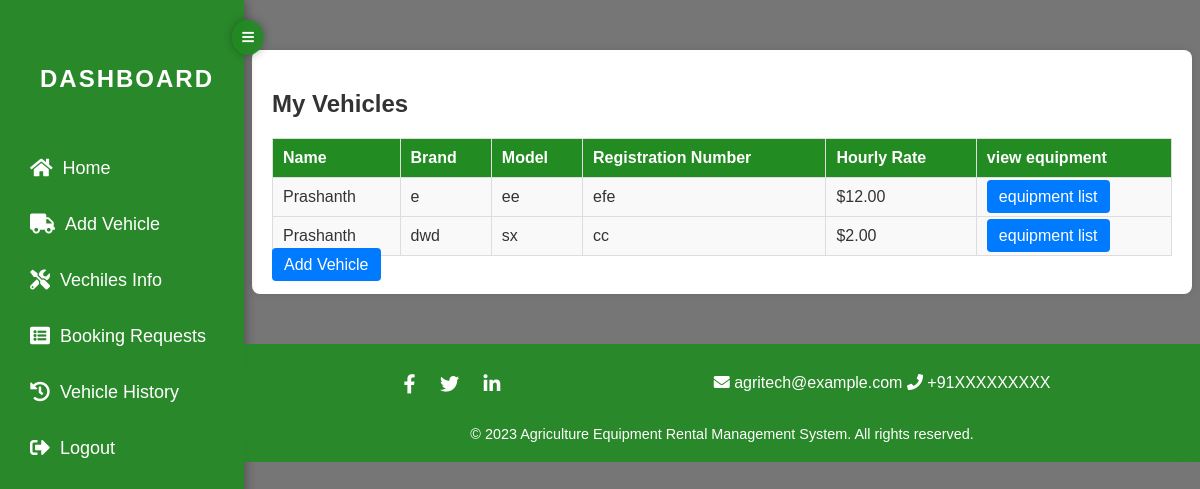
/vehicle-list (signed in), run on the app's committed database.
### application/models.py (models this page shows, shortened)
class Vehicle(models.Model):
    name = models.CharField(max_length=100)
    brand = models.CharField(max_length=50)
    model = models.CharField(max_length=50)
    registration_number = models.CharField(max_length=50, unique=True)
    availability_status = models.BooleanField(default=True)
    daily_rate = models.DecimalField(max_digits=10, decimal_places=2)
    owner = models.ForeignKey(User, on_delete=models.CASCADE)  # Linking to owner
    created_at = models.DateTimeField(auto_now_add=True)

### application/views.py (the view)
# urls.py: path('vehicle-list',views.vehicle_list,name='vehicle_list'),
@login_required
def vehicle_list(request):
    user=request.user
    if user.is_staff:
        vehicles = Vehicle.objects.filter(owner=request.user)
    else:
        vehicles = Vehicle.objects.all()
    return render(request, 'vehicle_list.html', {'vehicles': vehicles})

### template/vehicle_list.html (shortened to what this page needs)
{% extends 'base.html' %}
{% load static %}
{% block main %}
<div class="container">
    <h2 class="text-center">{% if user.is_staff %}My {% endif %}Vehicles</h2>
    {% if vehicles %}
        <table class="table">
            <thead>
                <tr>
                    <th>Name</th>
                    <th>Brand</th>
                    <th>Model</th>
                    <th>Registration Number</th>
                    <th>Hourly Rate</th>
                    {% if user.is_staff %}
                    <th>view equipment</th>
                    {% else %}
                    <th>Book</th>
                    {% endif %}
                </tr>
            </thead>
            <tbody>
                {% for vehicle in vehicles %}
                <tr>
                    <td>{{ vehicle.name }}</td>
                    <td>{{ vehicle.brand }}</td>
                    <td>{{ vehicle.model }}</td>
                    <td>{{ vehicle.registration_number }}</td>
                    <td>${{ vehicle.daily_rate }}</td>
                    {% if user.is_staff %}
                    <td ><a href="{% url 'equipment_list' pk=vehicle.id %}" class="btn btn-primary">equipment list</a></td>
                    {% else %}
                    <td ><a href="{% url 'equipment_list' pk=vehicle.id %}" class="btn btn-primary">Book</a></td>
                    {% endif %}
                </tr>
                {% endfor %}
            </tbody>
        </table>
    {% else %}
        <p class="text-center">No vehicles added yet.</p>
    {% endif %}
    {% if user.is_staff %}
    <div class="text-center">
        <a href="{% url 'addvechile' %}" class="btn btn-primary">Add Vehicle</a>
    </div>
    {% endif %}
</div>
{% endblock %}

### template/base.html (shortened to what this page needs)
<!DOCTYPE html>
<html lang="en">
<head>
  <link rel="stylesheet" href="https://cdnjs.cloudflare.com/ajax/libs/font-awesome/5.15.4/css/all.min.css">
</head>
<body>
  <div class="dashboard-container">
    <div class="sidebar" id="sidebar">
      <button class="toggle-btn" id="toggle-btn">
        <i class="fas fa-bars"></i>
      </button>
      <ul>
        <li><a ><h2 class="nav-text">{% if user.is_authenticated %}Dashboard{% else %}Welcome{% endif %}</h2></a></li>
        <li><a href="/"><i class="fas fa-home"></i><span class="nav-text">Home</span></a></li>
        {% if user.is_authenticated %}
        {% if user.is_staff %}
          <li><a href="{% url 'addvechile' %}"><i class="fas fa-truck"></i><span class="nav-text">Add Vehicle</span></a></li>
          <li><a href="{% url 'vehicle_list' %}"><i class="fas fa-tools"></i><span class="nav-text">Vechiles Info</span></a></li>
          <li><a href="{% url 'view_bookings' %}"><i class="fas fa-list-alt"></i><span class="nav-text">Booking Requests</span></a></li>
          <li><a href="{% url 'confirm_list' %}"><i class="fas fa-history"></i><span class="nav-text">Vehicle History</span></a></li>
        {% else %}
          <li><a href="{% url 'vehicle_list' %}"><i class="fas fa-tractor"></i><span class="nav-text">Check Vehicles</span></a></li>
          <li><a href="{% url  'view_bookings' %}"><i class="fas fa-info-circle"></i><span class="nav-text">Booking Status</span></a></li>
        {% endif %}
        <li><a href="logout"><i class="fas fa-sign-out-alt"></i><span class="nav-text">Logout</span></a></li>
      {% else %}
        <li><a href="register"><i class="fas fa-user-plus"></i><span class="nav-text">Register</span></a></li>
        <li><a href="login"><i class="fas fa-sign-in-alt"></i><span class="nav-text">Login</span></a></li>
      {% endif %}
      </ul>
    </div>
    <div style="overflow-y:scroll;height:100vh;width:100%">
        <div >
            <div>
                {% block main %}{% endblock %}
            </div>
            <footer>
                <div class="footer-content">
                  <div class="social-links">
                    <a href="#"><i class="fab fa-facebook-f"></i></a>
                    <a href="#"><i class="fab fa-twitter"></i></a>
                    <a href="#"><i class="fab fa-linkedin-in"></i></a>
                  </div>
                  <div class="contact-info">
                    <a href="mailto:info@example.com"><i class="fas fa-envelope"></i> agritech@example.com</a>
                    <span><i class="fas fa-phone"></i> +91XXXXXXXXX</span>
                  </div>
                </div>
                <div class="footer-bottom">
                  &copy; 2023 Agriculture Equipment Rental Management System. All rights reserved.
                </div>
              </footer>
        </div>
    </div>
  </div>
</body>
</html>

### template/base.html (style rules this page uses)
body { font-family: 'Arial', sans-serif; margin: 0; padding: 0; background-image: url('https://images.unsplash.com/photo-1464226184884-fa280b87c399?ixlib=rb-1.2.1&auto=format&fit=crop&w=1950&q=80'); background-position: center; background-size: cover; background-repeat: no-repeat; color: #333; min-height: 100vh; position: relative; }
body::before { content: ''; position: absolute; top: 0; left: 0; width: 100%; height: 100%; background: rgba(61, 60, 60, 0.7); z-index: 0; }
body > * { position: relative; z-index: 1; }
.dashboard-container { display: flex; height: 100vh; }
.sidebar { width: 250px; background-color: rgba(34, 139, 34, 0.9); backdrop-filter: blur(10px); padding: 20px; box-shadow: 2px 0 10px rgba(0, 0, 0, 0.3); transition: width 0.3s ease-in-out; }
.sidebar h2 { color: #fff; font-size: 24px; font-family: 'Montserrat', sans-serif; text-align: center; margin-bottom: 30px; text-transform: uppercase; letter-spacing: 2px; }
.sidebar ul { list-style: none; padding: 0; margin: 0; }
.sidebar ul li { margin: 15px 0; }
.sidebar ul li a { text-decoration: none; color: #fff; font-size: 18px; display: flex; align-items: center; padding: 10px; border-radius: 5px; transition: all 0.3s ease; }
.sidebar ul li a i { margin-right: 10px; font-size: 20px; }
.sidebar ul li a .nav-text { transition: opacity 0.3s ease; }
.toggle-btn { position: absolute; top: 20px; right: -20px; background-color: rgba(34, 139, 34, 0.9); backdrop-filter: blur(10px); color: #fff; border: none; padding: 10px; border-radius: 50%; cursor: pointer; box-shadow: 0 0 10px rgba(0, 0, 0, 0.3); transition: all 0.3s ease; }
footer { background: rgba(34, 139, 34, 0.9); padding: 20px 5%; text-align: center; margin-top: 20px; backdrop-filter: blur(10px); color: #fff; }
.footer-content { display: flex; justify-content: space-around; flex-wrap: wrap; }
.footer-content div { margin: 10px 0; }
.social-links a { color: #fff; margin: 0 10px; font-size: 1.2rem; transition: color 0.3s ease; }
.contact-info a, .contact-info span { color: #fff; text-decoration: none; font-size: 1rem; }
.footer-bottom { margin-top: 20px; font-size: 0.9rem; }

### template/vehicle_list.html (style rules this page uses)
.container { max-width: 900px; margin: 50px auto; background: #fff; padding: 20px; border-radius: 8px; box-shadow: 0px 0px 10px rgba(0, 0, 0, 0.1); }
.table { width: 100%; border-collapse: collapse; margin-top: 20px; }
.table th, .table td { padding: 10px; text-align: left; border: 1px solid #ddd; }
.table th { background-color: #228b22; color: white; }
.table td { background-color: #f9f9f9; }
.btn { padding: 8px 12px; border-radius: 4px; text-decoration: none; }
.btn-primary { background-color: #007bff; color: white; border: none; }

### data on the page
Vehicle: name "Prashanth", brand "e", model "ee", registration_number "efe", daily_rate "12.00"
Vehicle: name "Prashanth", brand "dwd", model "sx", registration_number "cc", daily_rate "2.00"
